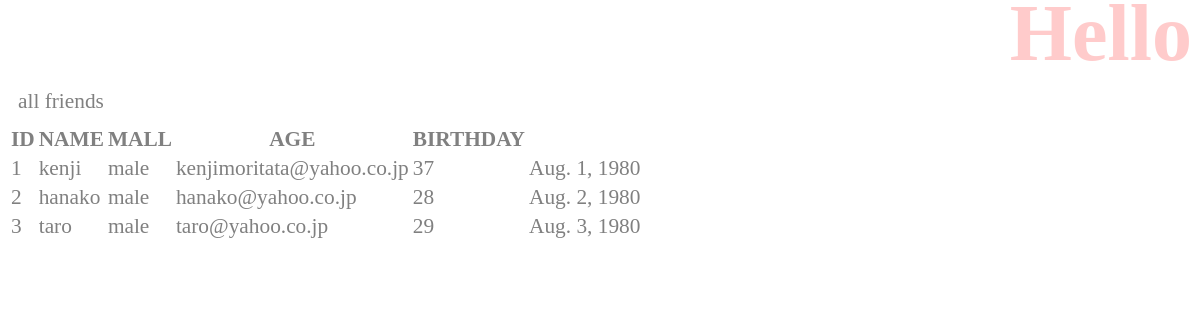
/hello/, run on the app's committed database.
### hello/models.py (models this page shows, shortened)
class Friend(models.Model):
    name = models.CharField(max_length=100)
    mail = models.EmailField(max_length=200)
    gender = models.BooleanField()
    age = models.IntegerField(default=0)
    birthday = models.DateField()

### hello/views.py (the view)
# urls.py: path('', views.index, name='index'),
def index(request):
    data = Friend.objects.all()
    params = {
            'title': 'Hello',
            'message': 'all friends',
            'data': data,
        }
    return render(request, 'hello/index.html', params)

### hello/templates/hello/index.html (shortened to what this page needs)
{% load static %}
<!doctype html>
<html lang="ja">
<head>
  <link rel="stylesheet" type="text/css" href="{% static 'hello/css/style.css' %}" />
</head>
<body>
  <h1>{{title}}</h1>
  <p>{{message | safe }}</p>
  <table>
    <tr>
      <th>ID</th>
      <th>NAME</th>
      <th>MALL</th>
      <th>AGE</th>
      <th>BIRTHDAY</th>
    </tr>
    {% for item in data %}
    <tr>
      <td>{{item.id}}</td>
      <td>{{item.name}}</td>
      <td>
        {% if item.gender == False %}male{% endif %}
        {% if item.gender == True %}female{% endif %}</td>
      <td>{{item.mail}}</td>
      <td>{{item.age}}</td>
      <td>{{item.birthday}}</td>
    </tr>
    {% endfor%}
  </table>
</body>
</html>

### hello/static/hello/css/style.css (style rules this page uses)
body { color: gray; font-size: 16pt; }
h1 { color: red; opacity: 0.2; font-size: 60pt; margin: -20px 0 0px; text-align: right; }
p { margin: 10px; }

### data on the page
Friend: id "1", name "kenji", gender "male", mail "kenjimoritata@yahoo.co.jp", age "37", birthday "Aug. 1, 1980"
Friend: id "2", name "hanako", gender "male", mail "hanako@yahoo.co.jp", age "28", birthday "Aug. 2, 1980"
Friend: id "3", name "taro", gender "male", mail "taro@yahoo.co.jp", age "29", birthday "Aug. 3, 1980"

### other printed values
{{ message | safe }} "all friends"
